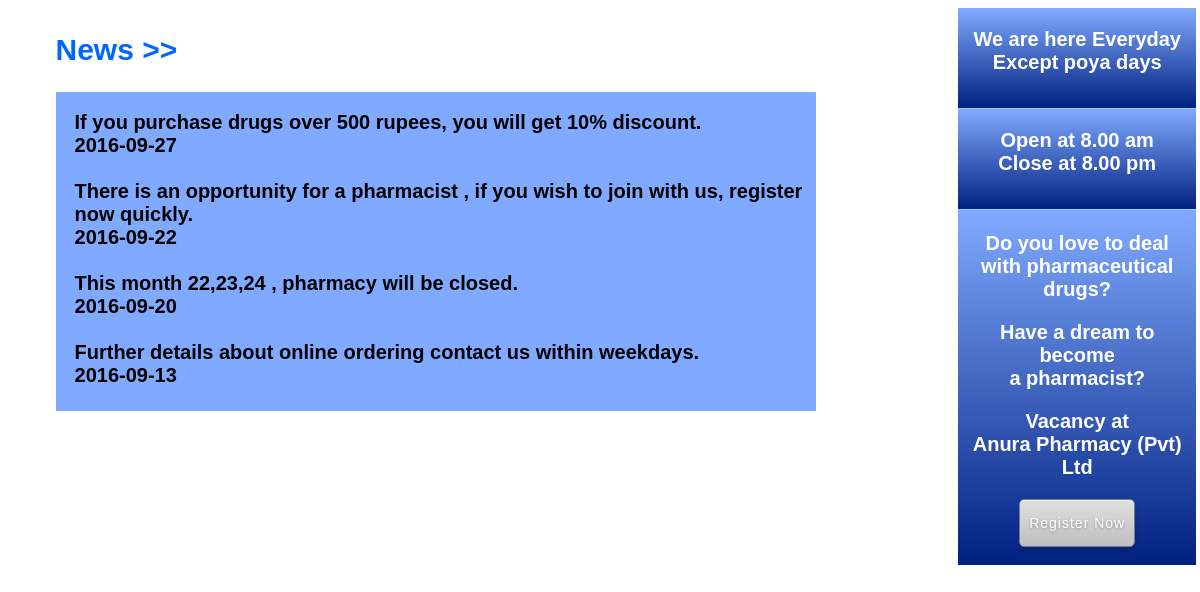
Screenshot of /News/Newsnew.php with the database file from the repository.
### tables this page shows
CREATE TABLE IF NOT EXISTS `news` (
  `id` int(10) NOT NULL AUTO_INCREMENT,
  `postnews` varchar(500) NOT NULL,
  `date` date NOT NULL,
  PRIMARY KEY (`id`)
);

### News/Newsnew.php (the view, shortened to what this page needs)
<!DOCTYPE html>
<html>
<head>
	<link rel = "stylesheet" href = "pharmacynews.css" />
</head>
<body>
	<div class = "notice">
		<h2> News >> </h2>
		<div id = "MyDivName" class = "scroll">
			<?php
				$servername = "localhost";
				$username = "root";
				$password = "";
				$database = "pharmacy";
				$conn = mysqli_connect($servername,$username,$password,$database);
				$sql = "SELECT * FROM news ORDER BY  date DESC";
				$res = mysqli_query($conn , $sql);
				if($res){
					while($row = mysqli_fetch_array($res)){
						echo $row['postnews']."<br>".$row['date']."<br/><br/>";
					}
				}
				else{
					echo "Error : " . mysqli_error($conn);
				}
			?>
		</div>
	</div>
	<div class = "reg">
		<div class = "news1">
			<p> We are here Everyday </br> Except poya days </p>
		</div>
		<div class = "news2">
			<p> Open at 8.00 am </br> Close at 8.00 pm</p>
		</div>
		<div class = "news3">
			<p> Do you love to deal </br> with pharmaceutical drugs? </p>
			<p> Have a dream to become </br> a pharmacist? </p>
			<p> Vacancy at </br> Anura Pharmacy (Pvt) Ltd </p>
			<input class = "button" type = "submit" name = "submit" value = "Register Now">
		</div>
	</div>
</body>
</html>

### News/pharmacynews.css (style rules this page uses)
body { width:99%; }
.reg { float:right; height:600px; width:20%; margin:0; min-width:200px; }
.news1 { float:right; width:100%; height:100px; margin:0; background:linear-gradient(#80aaff, #002080); border-bottom:1px solid #99ccff; }
.news2 { float:right; width:100%; height:100px; margin:0; background:linear-gradient(#80aaff, #002080); border-bottom:1px solid #99ccff; }
.news3 { padding:1%; height:350px; width:98%; margin:0; background: linear-gradient(#80aaff, #002080); float:right; }
.notice { height:350px; width:80%; min-width:300px; float:left; margin:0; }
.scroll { font-family:Arial; font-size:20px; font-weight:bold; padding-top:2%; padding-left:2%; margin-left:5%; background-color: #80aaff; width: 78%; height: 300px; overflow: scroll; float:left; }
h2 { font-family:Arial; font-size:30px; font-weight:bold; color:#0066ff; margin-left:5%; }
p { font-family:Arial; font-size:20px; font-weight:bold; color:#fff; text-align:center; }
.button { outline:none; width: 50%; margin-left:25%; margin-top: 20px; padding: 15px 0; color: #fff; font-size: 14px; font-weight: 500; letter-spacing: 1px; text-align: center; text-decoration: none; background: -moz-linear-gradient( top, #e0e0e0 0%, #bfbfbf); background: -webkit-gradient( linear, left top, left bottom, from(#e0e0e0), to(#bfbfbf)); -moz-border-radius: 5px; -webkit-border-radius: 5px; border-radius: 5px; border: 1px solid #737b8d; -moz-box-shadow: 0px 5px 5px rgba(000,000,000,0.1), inset 0px 1px 0px rgba(255,255,255,0.5); -webkit-box-shadow: 0px 5px 5px rgba(000,000,000,0.1), inset 0px 1px 0px rgba(255,255,255,0.5); box-shadow: 0px 5px 5px rgba(000,000,000,0.1), inset 0px 1px 0px rgba(255,255,255,0.5); text-shadow: 0px 1px 3px rgba(000,000,000,0.3), 0px 0px 0px rgba(255,255,255,0); display: table; position: static; clear: both; }

### rows the page displays
news: postnews "If you purchase drugs over 500 rupees, you will get 10% discount.", date "2016-09-27"
news: postnews "There is an opportunity for a pharmacist , if you wish to join with us, register now quickly.", date "2016-09-22"
news: postnews "This month 22,23,24 , pharmacy will be closed.", date "2016-09-20"
news: postnews "Further details about online ordering contact us within weekdays.", date "2016-09-13"
